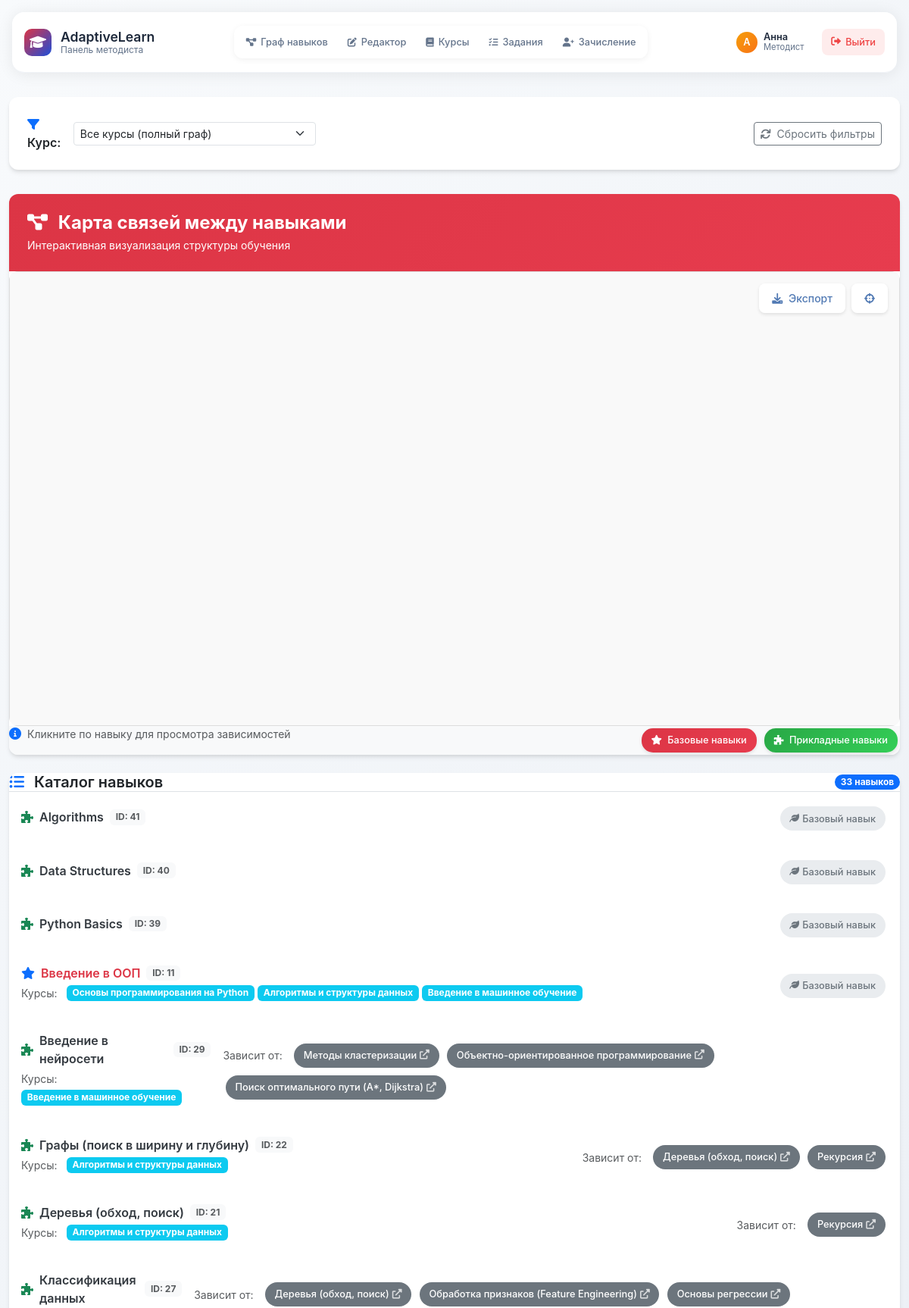
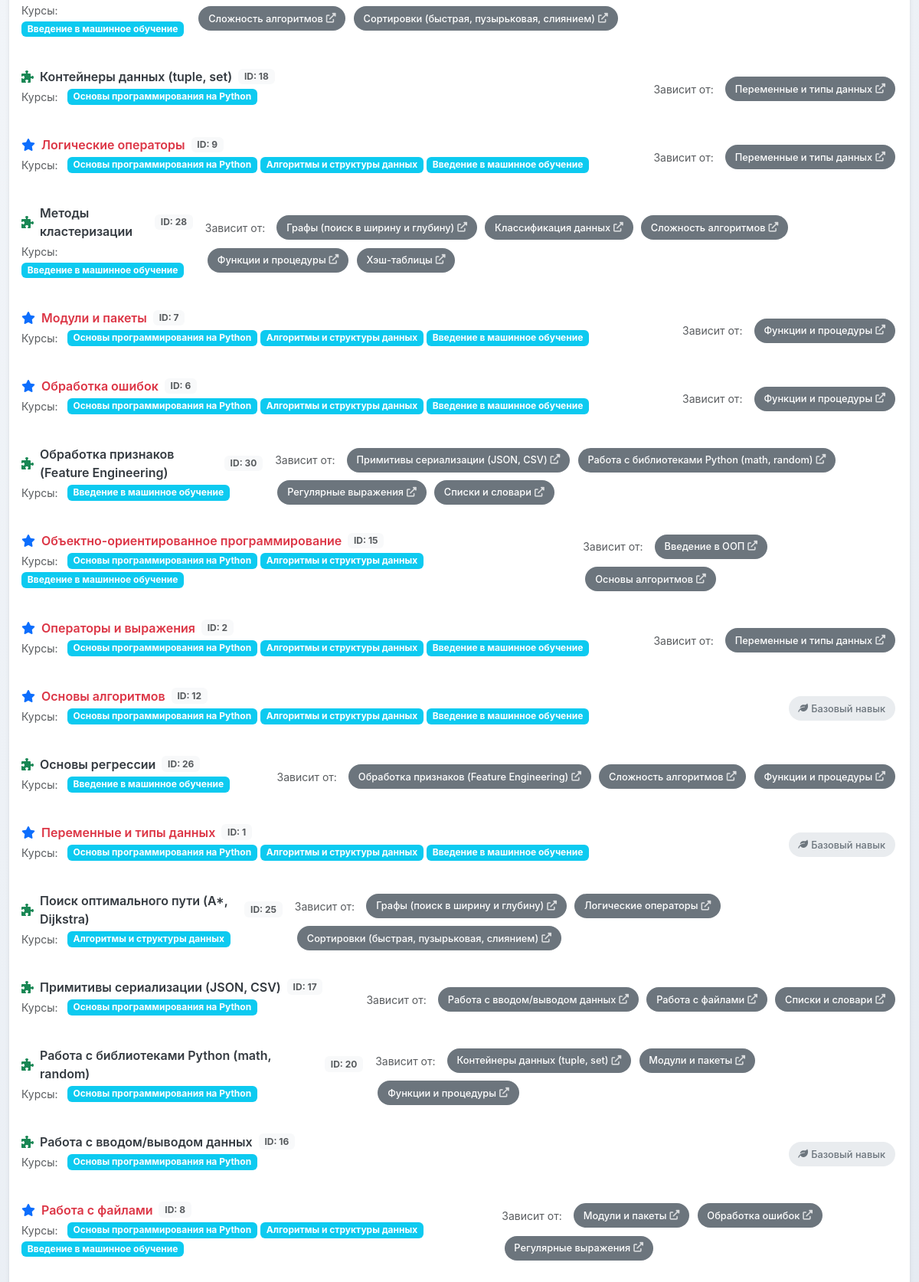
Screenshot of /methodist/ (signed in, upper part) with the database file from the repository (2 pictures, top to bottom).
### skills/models.py (models this page shows, shortened)
class Skill(models.Model):
    name = models.CharField(max_length=255, unique=True, verbose_name="Название навыка")
    description = models.TextField(blank=True, null=True, verbose_name="Описание навыка")
    is_base = models.BooleanField(default=False, verbose_name="Базовый навык")
    courses = models.ManyToManyField(Course, related_name="skills", verbose_name="Связанные курсы")
    prerequisites = models.ManyToManyField("self", symmetrical=False, blank=True, verbose_name="Необходимые навыки", related_name="dependent_skills")
    class Meta:
        verbose_name = "Навык"
        verbose_name_plural = "Навыки"
        ordering = ["name"]

class Course(models.Model):
    id = models.CharField(max_length=10, primary_key=True)
    name = models.CharField(max_length=255, verbose_name="Название курса")
    description = models.TextField(verbose_name="Описание")
    duration_hours = models.PositiveIntegerField(null=True, blank=True, verbose_name="Длительность (часы)")
    class Meta:
        verbose_name = "Курс"
        verbose_name_plural = "Курсы"

### methodist/views.py (the view, shortened to what this page needs)
# urls.py: path('', views.skill_graph, name='methodist_skills'),
@login_required
def skill_graph(request):
    course_id = request.GET.get('course')
    selected_skill_id = request.GET.get('skill')
    courses = Course.objects.all().prefetch_related('skills')
    base_skills = Skill.objects.filter(is_base=True)
    if course_id == 'None':
        course_id = None
    if course_id and course_id != '':
        try:
            course = Course.objects.get(id=course_id)
            course_skills = course.skills.all().prefetch_related('prerequisites')
        except Course.DoesNotExist:
            course_skills = Skill.objects.none()
    else:
        course_skills = Skill.objects.all().prefetch_related('prerequisites')
    if selected_skill_id and selected_skill_id.isdigit():
        try:
            selected_skill = Skill.objects.get(id=selected_skill_id)
            all_skills = Skill.objects.all().prefetch_related('prerequisites')
            if course_id and course_id != '':
                if course_skills.filter(id=selected_skill.id).exists():
                    cytoscape_data = generate_cytoscape_data(course_skills, selected_skill_id)
                else:
                    cytoscape_data = generate_cytoscape_data(course_skills)
            else:
                cytoscape_data = generate_cytoscape_data(all_skills, selected_skill_id)
        except Skill.DoesNotExist:
            cytoscape_data = generate_cytoscape_data(course_skills)
    else:
        cytoscape_data = generate_cytoscape_data(course_skills)
    all_skills = Skill.objects.prefetch_related('prerequisites').all()
    skill_in_course = False
    context = {
        'courses': courses,
        'base_skills': base_skills,
        'cytoscape_data': cytoscape_data,
        'selected_course_id': course_id,
        'all_skills': all_skills,
        'selected_skill_id': selected_skill_id,
        'skill_in_course': skill_in_course
    }
    return render(request, 'methodist/skills_list.html', context)

### methodist/templates/methodist/skills_list.html (shortened to what this page needs)
{% extends 'methodist/base.html' %}
{% load static %}
{% block extra_css %}
<link rel="stylesheet" href="{% static 'methodist/styles.css' %}">
{% endblock %}
{% block content %}
<div class="filter-container">
    <form method="get" class="d-flex flex-wrap gap-3 align-items-center" id="course-filter-form">
        <div class="d-flex align-items-center gap-2">
            <label for="course" class="fw-semibold text-dark mb-0">
                <i class="fas fa-filter me-1 text-primary"></i>Курс:
            </label>
            <select name="course" id="course" class="form-select form-select-sm" style="min-width: 200px;">
                <option value="" {% if not selected_course_id %}selected{% endif %}>
                    <i class="fas fa-globe"></i> Все курсы (полный граф)
                </option>
            </select>
        </div>
        <div class="ms-auto">
            <a href="/methodist/" class="btn btn-outline-secondary btn-sm">
                <i class="fas fa-refresh me-1"></i> Сбросить фильтры
            </a>
        </div>
    </form>
</div>
<div class="modern-card mb-4">
    <div class="gradient-header">
        <div class="d-flex justify-content-between align-items-center">
            <div>
                <h4 class="mb-1 fw-bold">
                    <i class="fas fa-project-diagram me-2"></i>
                    Карта связей между навыками
                </h4>
                <p class="mb-0 opacity-90 small">Интерактивная визуализация структуры обучения</p>
            </div>
        </div>
    </div>
    <div class="network-container position-relative">
        <div id="network-container" class="w-100" style="height: 600px;"></div>
        <div class="position-absolute top-0 end-0 m-3 d-flex gap-2">
            <button id="export-png-btn" type="button" class="control-btn" title="Экспорт в PNG">
                <i class="fas fa-download me-1"></i> Экспорт
            </button>
            <button id="center-graph-btn" type="button" class="control-btn" title="Центрировать граф">
                <i class="fas fa-crosshairs"></i>
            </button>
        </div>
    </div>
    <div class="card-footer bg-light d-flex flex-column flex-sm-row justify-content-between align-items-start gap-3">
        <div class="d-flex align-items-center gap-2">
            <i class="fas fa-info-circle text-primary"></i>
            <span class="small text-muted">Кликните по навыку для просмотра зависимостей</span>
        </div>
        <div class="d-flex flex-wrap gap-1">
            <span class="legend-badge primary">
                <i class="fas fa-star me-1"></i> Базовые навыки
            </span>
            <span class="legend-badge success">
                <i class="fas fa-puzzle-piece me-1"></i> Прикладные навыки
            </span>
        </div>
    </div>
</div>
<div class="modern-card">
    <div class="card-header bg-white border-bottom">
        <div class="d-flex justify-content-between align-items-center">
            <h5 class="mb-0 fw-semibold text-dark">
                <i class="fas fa-list-ul me-2 text-primary"></i>
                Каталог навыков
            </h5>
            <span class="badge bg-primary rounded-pill">{{ all_skills|length }} навыков</span>
        </div>
    </div>
    <div class="list-group list-group-flush">
        {% for skill in all_skills %}
        <div class="list-group-item skill-item border-0 py-3">
            <div class="d-flex flex-column flex-lg-row align-items-start align-items-lg-center gap-3">
                <div class="flex-grow-1">
                    <div class="d-flex align-items-center gap-2 mb-1">
                        {% if skill.is_base %}
                            <i class="fas fa-star text-primary"></i>
                        {% else %}
                            <i class="fas fa-puzzle-piece text-success"></i>
                        {% endif %}
                        <a href="?skill={{ skill.id }}&course={{ selected_course_id }}"
                           class="skill-name {% if skill.is_base %}base-skill{% endif %}">
                            {{ skill.name }}
                        </a>
                        <span class="badge bg-light text-muted">ID: {{ skill.id }}</span>
                    </div>
                    {% if skill.courses.all %}
                    <div class="d-flex flex-wrap gap-1 mb-2">
                        <small class="text-muted me-2">Курсы:</small>
                        {% for course in skill.courses.all %}
                            <span class="badge bg-info text-white">{{ course.name }}</span>
                        {% endfor %}
                    </div>
                    {% endif %}
                </div>
                <div class="d-flex flex-wrap gap-1 align-items-center">
                    {% if skill.prerequisites.all %}
                        <small class="text-muted me-2 text-nowrap">Зависит от:</small>
                        {% for prereq in skill.prerequisites.all %}
                            <a href="?skill={{ prereq.id }}&course={{ selected_course_id }}"
                               class="skill-badge secondary" title="Перейти к навыку: {{ prereq.name }}">
                                {{ prereq.name }}
                                <i class="fas fa-external-link-alt ms-1 opacity-75"></i>
                            </a>
                        {% endfor %}
                    {% else %}
                        <span class="skill-badge" style="background: #e9ecef; color: #6c757d;">
                            <i class="fas fa-leaf me-1"></i> Базовый навык
                        </span>
                    {% endif %}
                </div>
            </div>
        </div>
        {% empty %}
        <div class="list-group-item text-center py-5">
            <i class="fas fa-inbox text-muted fs-1 mb-3"></i>
            <p class="text-muted mb-0">Навыки не найдены</p>
        </div>
        {% endfor %}
    </div>
</div>
{% endblock %}

### methodist/templates/methodist/base.html (shortened to what this page needs)
{% load static %}
<!DOCTYPE html>
<html lang="ru">
<head>
    <link href="https://cdn.jsdelivr.net/npm/bootstrap@5.3.0-alpha1/dist/css/bootstrap.min.css" rel="stylesheet">
    <link rel="stylesheet" href="https://cdnjs.cloudflare.com/ajax/libs/font-awesome/6.0.0/css/all.min.css">
    {% block extra_css %}{% endblock %}
</head>
<body class="methodist-theme">
    <header class="modern-header">
        <div class="header-container">
            <a href="/methodist/" class="brand">
                <div class="brand-icon">
                    <i class="fas fa-graduation-cap"></i>
                </div>
                <div class="brand-text">
                    <div class="brand-title">AdaptiveLearn</div>
                    <div class="brand-subtitle">Панель методиста</div>
                </div>
            </a>
            <nav class="nav-section">
                <div class="nav-tabs-compact">
                    <a href="/methodist/" class="nav-link-compact {% if request.resolver_match.url_name == 'methodist_index' %}active{% endif %}">
                        <i class="fas fa-project-diagram"></i>
                        <span>Граф навыков</span>
                    </a>
                    <a href="/methodist/edit/" class="nav-link-compact {% if 'edit' in request.path %}active{% endif %}">
                        <i class="fas fa-edit"></i>
                        <span>Редактор</span>
                    </a>
                    <a href="/methodist/courses/" class="nav-link-compact {% if 'courses' in request.path %}active{% endif %}">
                        <i class="fas fa-book"></i>
                        <span>Курсы</span>
                    </a>
                    <a href="/methodist/tasks/" class="nav-link-compact {% if 'tasks' in request.path %}active{% endif %}">
                        <i class="fas fa-tasks"></i>
                        <span>Задания</span>
                    </a>
                    <a href="/methodist/enrollment/" class="nav-link-compact {% if 'enrollment' in request.path %}active{% endif %}">
                        <i class="fas fa-user-plus"></i>
                        <span>Зачисление</span>
                    </a>
                </div>
            </nav>
            <div class="user-section">
                {% if user.is_authenticated %}
                    <div class="user-info">
                        <div class="user-avatar">
                            {{ user.first_name|first|default:user.username|first|upper }}
                        </div>
                        <div class="user-details">
                            <div class="user-name">{{ user.first_name|default:user.username }}</div>
                            <div class="user-role">Методист</div>
                        </div>
                    </div>
                    <a href="/logout/" class="logout-btn">
                        <i class="fas fa-sign-out-alt"></i>
                        <span>Выйти</span>
                    </a>
                {% else %}
                    <a href="/login/" class="nav-link-compact">
                        <i class="fas fa-sign-in-alt"></i>
                        <span>Войти</span>
                    </a>
                {% endif %}
            </div>
        </div>
    </header>
    <div class="container">
        <main>
            {% block content %}{% endblock %}
        </main>
    </div>
</body>
</html>

### methodist/templates/methodist/base.html (style rules this page uses)
:root { --primary-color: #2563eb; --primary-dark: #1d4ed8; --secondary-color: #64748b; --accent-color: #f59e0b; --success-color: #10b981; --danger-color: #ef4444; --text-color: #1e293b; --text-muted: #64748b; --border-color: #e2e8f0; --bg-light: #f8fafc; --shadow: 0 4px 6px -1px rgba(0, 0, 0, 0.1); }
html, body { margin: 0; padding: 0; }
body { background: linear-gradient(135deg, #f8fafc 0%, #e2e8f0 100%); min-height: 100vh; font-family: 'Inter', -apple-system, BlinkMacSystemFont, sans-serif; }
.modern-header { position: relative; background: rgba(255, 255, 255, 0.95); backdrop-filter: blur(20px); border-bottom: 1px solid rgba(226, 232, 240, 0.5); box-shadow: 0 2px 20px rgba(0, 0, 0, 0.08); height: 80px; margin: 1rem 1rem 2rem 1rem; border-radius: 16px; }
.header-container { max-width: 1400px; margin: 0 auto; padding: 0 1rem; height: 100%; display: flex; align-items: center; justify-content: space-between; }
.brand { display: flex; align-items: center; gap: 0.75rem; text-decoration: none; color: var(--text-color); font-weight: 600; font-size: 1.1rem; }
.brand-icon { width: 36px; height: 36px; background: linear-gradient(135deg, var(--primary-color), var(--primary-dark)); border-radius: 10px; display: flex; align-items: center; justify-content: center; color: white; font-size: 1.1rem; }
.brand-text { display: flex; flex-direction: column; line-height: 1.2; }
.brand-title { font-size: 1.1rem; font-weight: 600; }
.brand-subtitle { font-size: 0.75rem; color: var(--text-muted); font-weight: 400; }
.nav-section { display: flex; align-items: center; gap: 0.5rem; }
.nav-tabs-compact { display: flex; background: rgba(255, 255, 255, 0.8); border-radius: 12px; padding: 0.25rem; box-shadow: 0 2px 8px rgba(0, 0, 0, 0.06); gap: 0.125rem; }
.nav-link-compact { padding: 0.5rem 0.75rem; border-radius: 8px; color: var(--text-muted); font-weight: 500; text-decoration: none; font-size: 0.8rem; transition: all 0.2s ease; white-space: nowrap; display: flex; align-items: center; gap: 0.375rem; }
.nav-link-compact i { font-size: 0.75rem; }
.user-section { display: flex; align-items: center; gap: 0.75rem; }
.user-info { display: flex; align-items: center; gap: 0.5rem; padding: 0.5rem 0.75rem; background: rgba(255, 255, 255, 0.8); border-radius: 12px; font-size: 0.8rem; }
.user-avatar { width: 28px; height: 28px; background: linear-gradient(135deg, var(--accent-color), #f97316); border-radius: 50%; display: flex; align-items: center; justify-content: center; color: white; font-weight: 600; font-size: 0.8rem; }
.user-details { display: flex; flex-direction: column; line-height: 1.2; }
.user-name { font-weight: 600; color: var(--text-color); }
.user-role { color: var(--text-muted); font-size: 0.7rem; }
.logout-btn { padding: 0.5rem 0.75rem; background: rgba(239, 68, 68, 0.1); color: var(--danger-color); border: none; border-radius: 8px; text-decoration: none; font-size: 0.8rem; font-weight: 500; transition: all 0.2s ease; display: flex; align-items: center; gap: 0.375rem; }
.container { max-width: 1400px; }

### rows the page displays
Skill: is_base False (drawn), name "Algorithms", id "41", shows "Базовый навык"
Skill: is_base False (drawn), name "Data Structures", id "40", shows "Базовый навык"
Skill: is_base False (drawn), name "Python Basics", id "39", shows "Базовый навык"
Skill: is_base True (drawn), name "Введение в ООП", id "11", shows "Базовый навык"
Course: name "Основы программирования на Python"
Course: name "Алгоритмы и структуры данных"
Course: name "Введение в машинное обучение"
Skill: is_base False (drawn), name "Введение в нейросети", id "29"
Skill: name "Методы кластеризации", is_base False (drawn), id "28"
Skill: name "Объектно-ориентированное программирование", is_base True (drawn), id "15"
Skill: name "Поиск оптимального пути (A*, Dijkstra)", is_base False (drawn), id "25"
Skill: is_base False (drawn), name "Графы (поиск в ширину и глубину)", id "22"
Skill: name "Деревья (обход, поиск)", is_base False (drawn), id "21"
Skill: name "Рекурсия"
Skill: is_base False (drawn), name "Классификация данных", id "27"
Skill: name "Обработка признаков (Feature Engineering)", is_base False (drawn), id "30"
Skill: name "Основы регрессии", is_base False (drawn), id "26"
Skill: name "Сложность алгоритмов"
Skill: name "Сортировки (быстрая, пузырьковая, слиянием)"
Skill: is_base False (drawn), name "Контейнеры данных (tuple, set)", id "18"
Skill: name "Переменные и типы данных", is_base True (drawn), id "1", shows "Базовый навык"
Skill: is_base True (drawn), name "Логические операторы", id "9"
Skill: name "Функции и процедуры"
Skill: name "Хэш-таблицы"
Skill: is_base True (drawn), name "Модули и пакеты", id "7"
Skill: is_base True (drawn), name "Обработка ошибок", id "6"
Skill: name "Примитивы сериализации (JSON, CSV)", is_base False (drawn), id "17"
Skill: name "Работа с библиотеками Python (math, random)", is_base False (drawn), id "20"
Skill: name "Регулярные выражения"
Skill: name "Списки и словари"
Skill: name "Основы алгоритмов", is_base True (drawn), id "12", shows "Базовый навык"
Skill: is_base True (drawn), name "Операторы и выражения", id "2"
Skill: name "Работа с вводом/выводом данных", is_base False (drawn), id "16", shows "Базовый навык"
Skill: name "Работа с файлами", is_base True (drawn), id "8"

### other values shown
{{ user.first_name|first|default:user.username|first|upper }} "А"
{{ user.first_name|default:user.username }} "Анна"
{{ all_skills|length }} "33"
